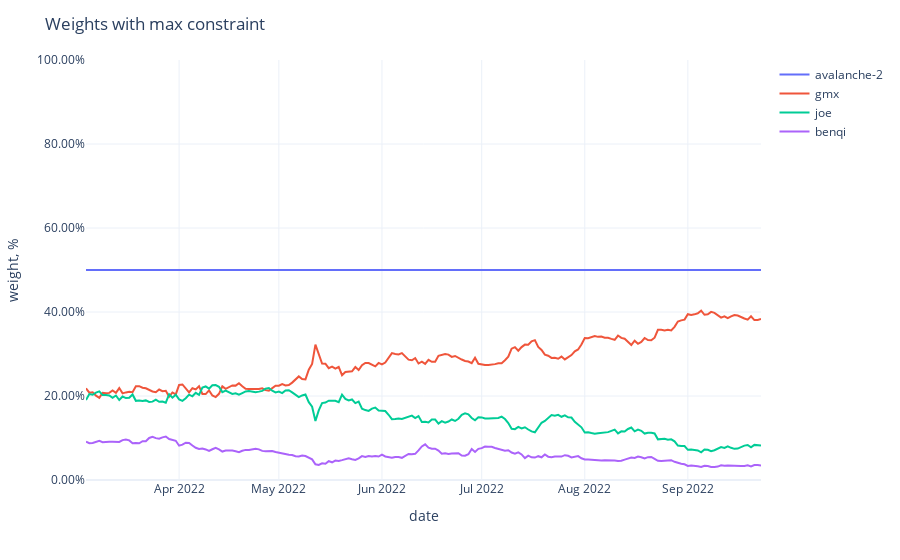

The notebook cell saved with this chart:
### Code cell
fig = px.line(adjusted_weights,
              labels={'value': 'weight, %', 'variable': ''})
fig.update_traces(
    hovertemplate="%{y}"
)
fig.update_yaxes(
    tickformat=".2%",
    range=[0,1],
)
fig.update_xaxes(
    showspikes=True,
    spikethickness=2,
    spikedash="dot",
    spikecolor="#999999",
    spikemode="across",
)
fig.update_layout(
    hovermode="x",
    hoverdistance=100,  ## Distance to show hover label of data point
    spikedistance=1000,  ## Distance to show spike
    template='plotly_white',
    title='Weights with max constraint'
)

### Figure 1 — Plotly figure (JSON) as saved in the notebook; plotly's stock layout.template omitted (floating-point values rounded to 4 significant figures; data arrays with more than 128 entries replaced by an {"elided": "..."} marker saying what was removed)
{"data": [{"hovertemplate": "%{y}", "legendgroup": "avalanche-2", "line": {"color": "#636efa", "dash": "solid"}, "marker": {"symbol": "circle"}, "mode": "lines", "name": "avalanche-2", "orientation": "v", "showlegend": true, "type": "scatter", "x": {"elided": "204 str values"}, "xaxis": "x", "y": {"elided": "204 float values"}, "yaxis": "y"}, {"hovertemplate": "%{y}", "legendgroup": "gmx", "line": {"color": "#EF553B", "dash": "solid"}, "marker": {"symbol": "circle"}, "mode": "lines", "name": "gmx", "orientation": "v", "showlegend": true, "type": "scatter", "x": {"elided": "204 str values"}, "xaxis": "x", "y": {"elided": "204 float values"}, "yaxis": "y"}, {"hovertemplate": "%{y}", "legendgroup": "joe", "line": {"color": "#00cc96", "dash": "solid"}, "marker": {"symbol": "circle"}, "mode": "lines", "name": "joe", "orientation": "v", "showlegend": true, "type": "scatter", "x": {"elided": "204 str values"}, "xaxis": "x", "y": {"elided": "204 float values"}, "yaxis": "y"}, {"hovertemplate": "%{y}", "legendgroup": "benqi", "line": {"color": "#ab63fa", "dash": "solid"}, "marker": {"symbol": "circle"}, "mode": "lines", "name": "benqi", "orientation": "v", "showlegend": true, "type": "scatter", "x": {"elided": "204 str values"}, "xaxis": "x", "y": {"elided": "204 float values"}, "yaxis": "y"}], "layout": {"autosize": true, "hoverdistance": 100, "hovermode": "x", "legend": {"title": {"text": ""}, "tracegroupgap": 0}, "margin": {"t": 60}, "spikedistance": 1000, "title": {"text": "Weights with max constraint"}, "xaxis": {"anchor": "y", "autorange": true, "domain": [0, 1], "range": ["2022-03-04", "2022-09-23"], "showspikes": true, "spikecolor": "#999999", "spikedash": "dot", "spikemode": "across", "spikethickness": 2, "title": {"text": "date"}, "type": "date"}, "yaxis": {"anchor": "x", "domain": [0, 1], "range": [0, 1], "tickformat": ".2%", "title": {"text": "weight, %"}, "type": "linear"}}}
